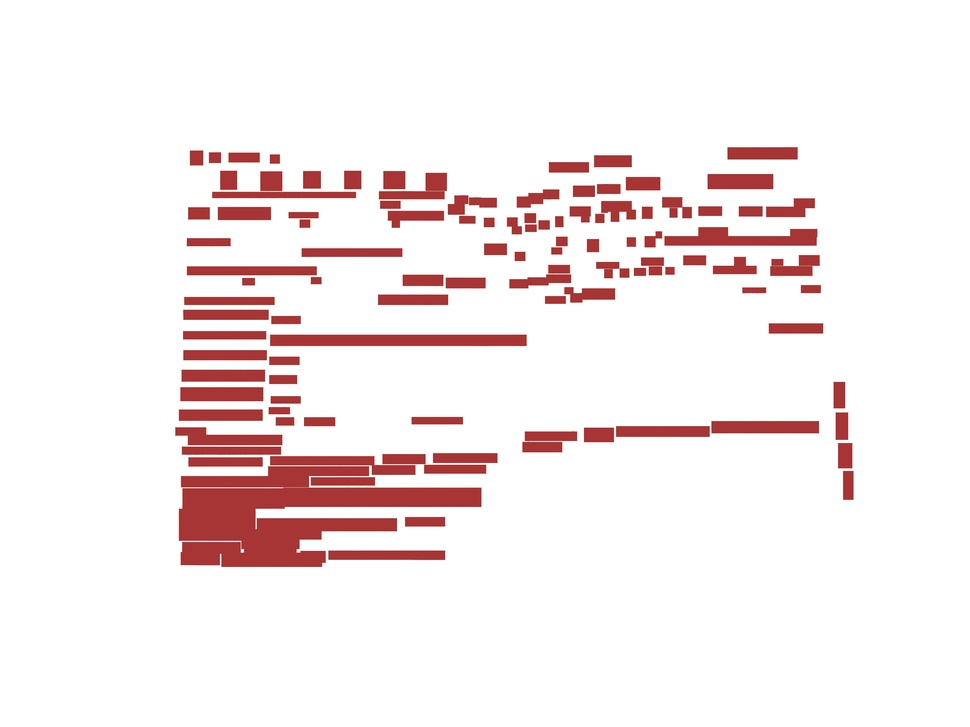
#> input picture data/1/IMG_9263_output3.jpg, 970 x 727 px, shrunk from 3264 x 2448 before the run
$ jupyter execute --allow-errors combine.ipynb   (shell and % lines are left out)
#> lines starting #> are read from the running program, lines starting #| are printed output that depends on the picture
[cell 1]
import cv2
import numpy as np
from glob import glob
import matplotlib.pyplot as plt
def load_image(path, gray=False):
    '''
        return RGB or gray image
    '''
#> called with path = 'data/1/IMG_9263_output3.jpg', gray = True
    print(path, gray)
    if gray:

        return cv2.imread(path, 0)
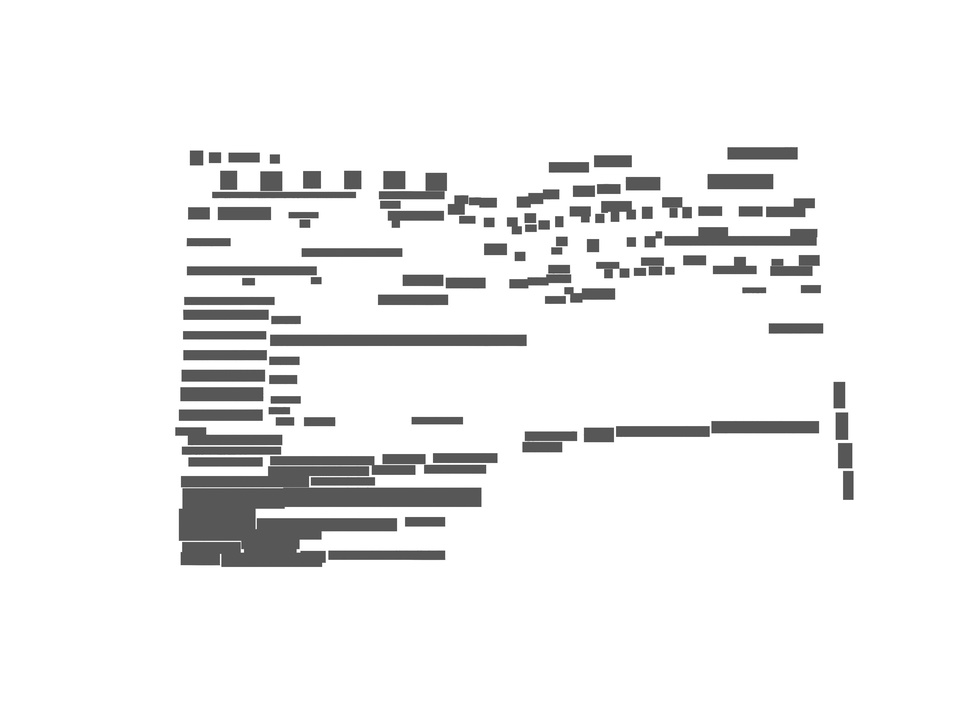
#> returned value: shape (727, 970); min 59, max 255, mean 239
    else:
        return cv2.cvtColor(cv2.imread(path), cv2.COLOR_BGR2RGB)

def write_image(path, image):
    image = cv2.cvtColor(image, cv2.COLOR_RGB2BGR)
    return cv2.imwrite(path, image)

def show(x):
    plt.figure(figsize=(20, 20))
    plt.show(plt.imshow(x))
